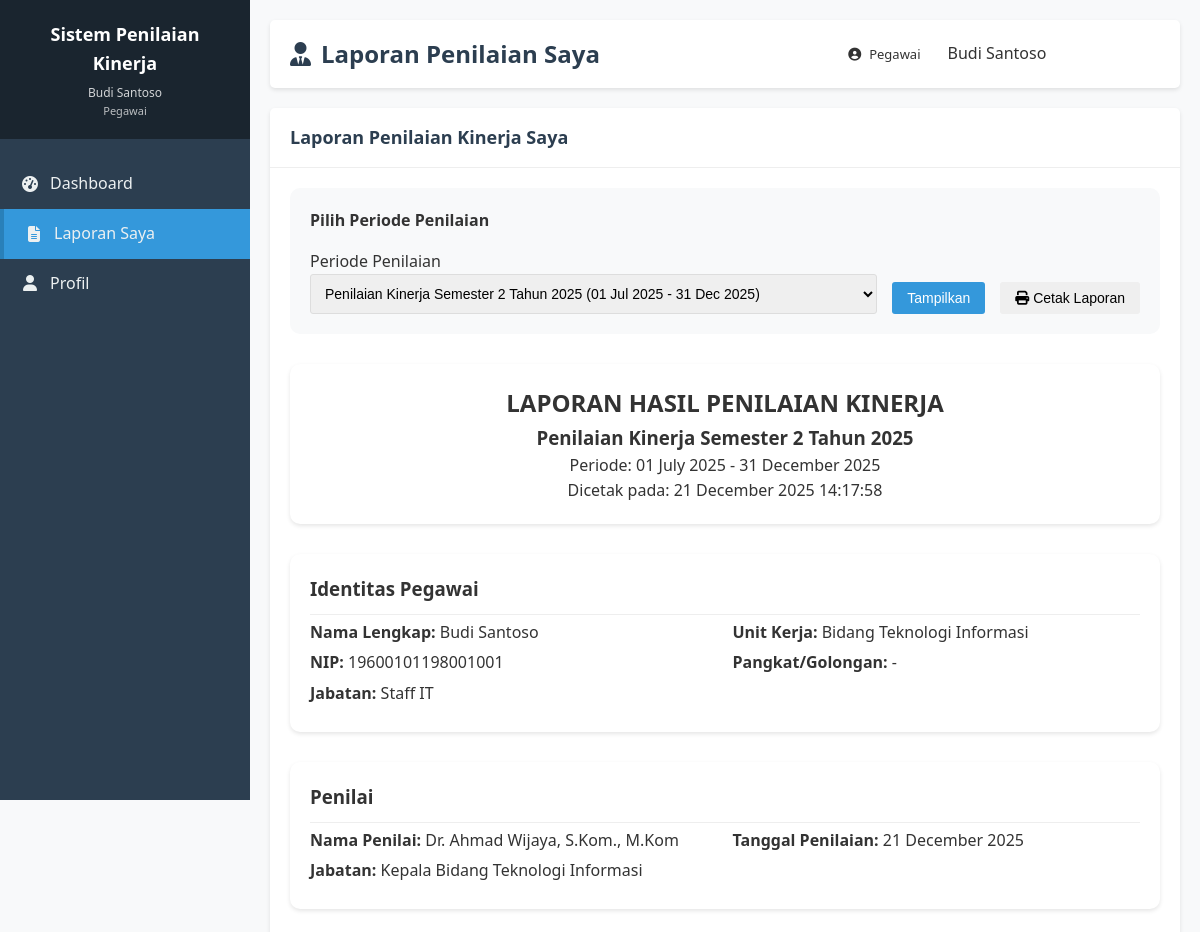
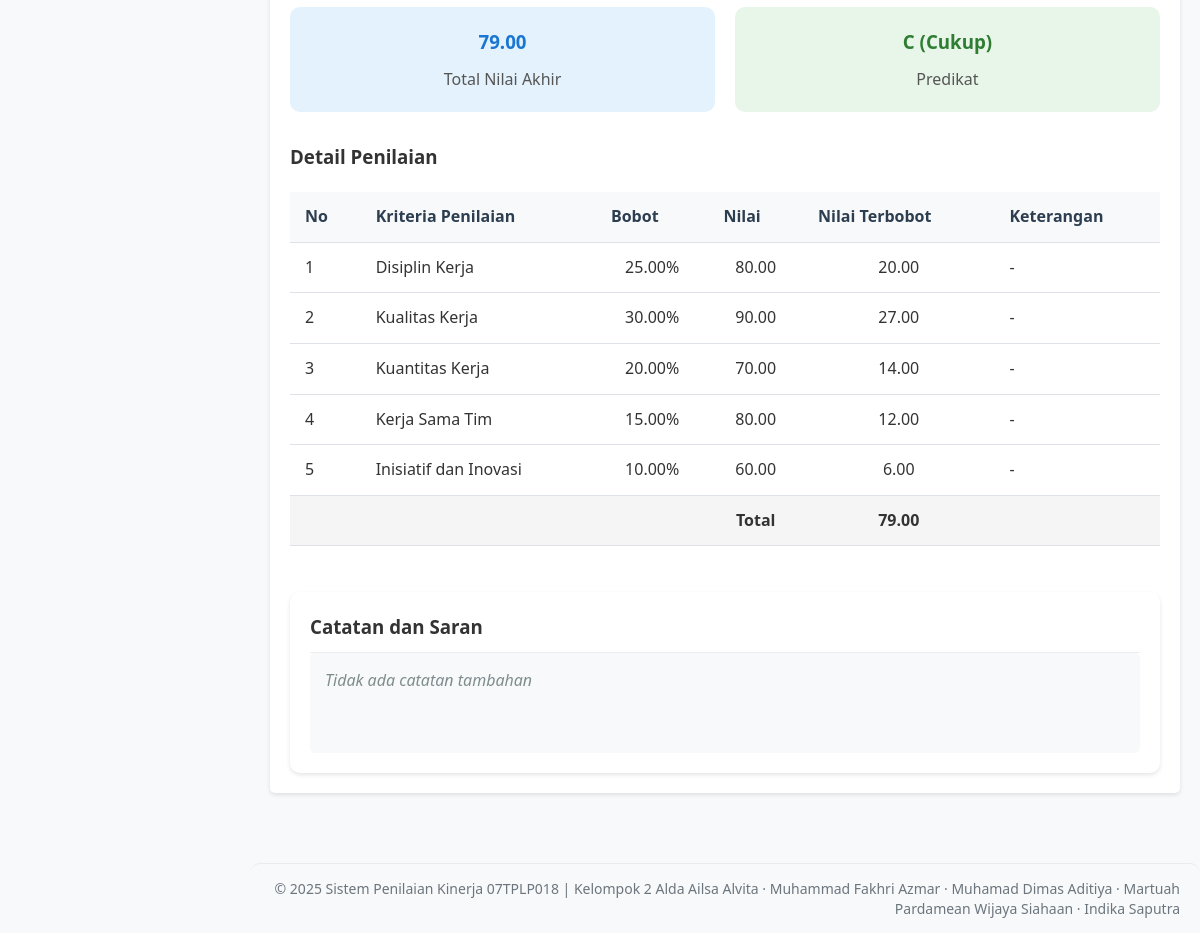
/pegawai/laporan.php (signed in), run on the app's committed database (2 pictures, top to bottom).
### tables this page shows
CREATE TABLE `periode_penilaian` (
  `id` int(11) NOT NULL,
  `nama_periode` varchar(100) NOT NULL,
  `tanggal_mulai` date NOT NULL,
  `tanggal_selesai` date NOT NULL,
  `status` enum('aktif','selesai','draft') NOT NULL DEFAULT 'draft',
  `created_at` timestamp NOT NULL DEFAULT current_timestamp(),
  `updated_at` timestamp NOT NULL DEFAULT current_timestamp() ON UPDATE current_timestamp()
);

CREATE TABLE `pegawai` (
  `id` int(11) NOT NULL,
  `user_id` int(11) DEFAULT NULL,
  `nip` varchar(50) NOT NULL,
  `nama_depan` varchar(100) DEFAULT NULL,
  `nama_belakang` varchar(100) DEFAULT NULL,
  `nama_lengkap` varchar(255) NOT NULL,
  `jabatan` varchar(100) NOT NULL,
  `unit_kerja` varchar(100) DEFAULT NULL,
  `email` varchar(100) DEFAULT NULL,
  `no_telp` varchar(20) DEFAULT NULL,
  `created_at` timestamp NOT NULL DEFAULT current_timestamp(),
  `updated_at` timestamp NOT NULL DEFAULT current_timestamp() ON UPDATE current_timestamp()
);

CREATE TABLE `penilaian` (
  `id` int(11) NOT NULL,
  `periode_id` int(11) NOT NULL,
  `pegawai_id` int(11) NOT NULL,
  `penilai_id` int(11) NOT NULL,
  `tanggal_penilaian` date NOT NULL,
  `status` enum('draft','selesai') NOT NULL DEFAULT 'draft',
  `catatan` text DEFAULT NULL,
  `created_at` timestamp NOT NULL DEFAULT current_timestamp(),
  `updated_at` timestamp NOT NULL DEFAULT current_timestamp() ON UPDATE current_timestamp()
);

CREATE TABLE `penilai` (
  `id` int(11) NOT NULL,
  `user_id` int(11) NOT NULL,
  `nama_penilai` varchar(255) NOT NULL,
  `jabatan` varchar(100) NOT NULL,
  `created_at` timestamp NOT NULL DEFAULT current_timestamp(),
  `updated_at` timestamp NOT NULL DEFAULT current_timestamp() ON UPDATE current_timestamp()
);

CREATE TABLE `detail_penilaian` (
  `id` int(11) NOT NULL,
  `penilaian_id` int(11) NOT NULL,
  `kriteria_id` int(11) NOT NULL,
  `nilai` decimal(5,2) NOT NULL DEFAULT 0.00,
  `catatan` text DEFAULT NULL,
  `created_at` timestamp NOT NULL DEFAULT current_timestamp(),
  `updated_at` timestamp NOT NULL DEFAULT current_timestamp() ON UPDATE current_timestamp()
);

CREATE TABLE `kriteria` (
  `id` int(11) NOT NULL,
  `kode_kriteria` varchar(10) NOT NULL,
  `nama_kriteria` varchar(255) NOT NULL,
  `deskripsi` text DEFAULT NULL,
  `bobot` decimal(5,2) NOT NULL DEFAULT 0.00,
  `created_at` timestamp NOT NULL DEFAULT current_timestamp(),
  `updated_at` timestamp NOT NULL DEFAULT current_timestamp() ON UPDATE current_timestamp(),
  `status` enum('Aktif','Tidak Aktif') DEFAULT 'Aktif'
);

### pegawai/laporan.php (the view, shortened to what this page needs)
<?php
$db = new Database();
$conn = $db->getConnection();
$user_id = $_SESSION['user_id'];
$pegawai_query = "SELECT * FROM pegawai WHERE user_id = '$user_id' LIMIT 1";
$pegawai_result = $conn->query($pegawai_query);
$pegawai = $pegawai_result->fetch_assoc();
$pegawai_id = $pegawai['id'];
$periods_query = "
    SELECT DISTINCT pp.*
    FROM periode_penilaian pp
    JOIN penilaian p ON pp.id = p.periode_id
    WHERE p.pegawai_id = '$pegawai_id'
    AND p.status = 'selesai'
    ORDER BY pp.tanggal_mulai DESC
";
$periods = $conn->query($periods_query);
$periode_id = isset($_GET['periode_id']) ? $db->escapeString($_GET['periode_id']) : '';
if (!$periode_id && $periods->num_rows > 0) {
    $periods->data_seek(0);
    $periode_id = $periods->fetch_assoc()['id'];
    $periods->data_seek(0);
}
$penilaian_data = [];
$periode = null;
if ($periode_id) {
    $periode_query = "SELECT * FROM periode_penilaian WHERE id = '$periode_id'";
    $periode_result = $conn->query($periode_query);
    $periode = $periode_result->fetch_assoc();
    if ($periode) {
        $penilaian_query = "
            SELECT
                p.*,
                pl.nama_penilai,
                pl.jabatan as jabatan_penilai,
                (SELECT AVG(nilai) FROM detail_penilaian WHERE penilaian_id = p.id) as rata_rata_nilai
            FROM penilaian p
            JOIN penilai pl ON p.penilai_id = pl.id
            WHERE p.pegawai_id = '$pegawai_id'
            AND p.periode_id = '$periode_id'
            AND p.status = 'selesai'
            ORDER BY p.tanggal_penilaian DESC
            LIMIT 1
        ";
        $penilaian_result = $conn->query($penilaian_query);
        if ($penilaian_result->num_rows > 0) {
            $penilaian = $penilaian_result->fetch_assoc();
            $penilaian_id = $penilaian['id'];
            $detail_query = "
                SELECT
                    d.*,
                    k.nama_kriteria,
                    k.bobot,
                    (d.nilai * k.bobot / 100) as nilai_terbobot
                FROM detail_penilaian d
                JOIN kriteria k ON d.kriteria_id = k.id
                WHERE d.penilaian_id = '$penilaian_id'
                ORDER BY k.id
            ";
            $detail_result = $conn->query($detail_query);
            $total_nilai_terbobot = 0;
            $penilaian_data = [];
            while ($row = $detail_result->fetch_assoc()) {
                $penilaian_data[] = $row;
                $total_nilai_terbobot += $row['nilai_terbobot'];
            }
            $penilaian['total_nilai_terbobot'] = $total_nilai_terbobot;
            if ($total_nilai_terbobot >= 90) {
                $penilaian['grade'] = 'A (Sangat Baik)';
                $penilaian['grade_class'] = 'grade-a';
            } elseif ($total_nilai_terbobot >= 80) {
                $penilaian['grade'] = 'B (Baik)';
                $penilaian['grade_class'] = 'grade-b';
            } elseif ($total_nilai_terbobot >= 70) {
                $penilaian['grade'] = 'C (Cukup)';
                $penilaian['grade_class'] = 'grade-c';
            } elseif ($total_nilai_terbobot >= 60) {
                $penilaian['grade'] = 'D (Kurang)';
                $penilaian['grade_class'] = 'grade-d';
            } else {
                $penilaian['grade'] = 'E (Sangat Kurang)';
                $penilaian['grade_class'] = 'grade-e';
            }
        }
    }
}
require_once '../includes/header.php';
?>
<div class="card">
    <div class="card-header">
        <h2>Laporan Penilaian Kinerja Saya</h2>
    </div>
    <div class="card-body">
        <div style="margin-bottom: 30px; padding: 20px; background: #f8f9fa; border-radius: 10px;">
            <h4 style="margin-bottom: 15px;">Pilih Periode Penilaian</h4>
            <form method="GET" action="" style="display: flex; gap: 15px; align-items: flex-end;">
                <div style="flex: 1;">
                    <label>Periode Penilaian</label>
                    <select name="periode_id" class="form-control" onchange="this.form.submit()">
                        <?php if ($periods->num_rows > 0): ?>
                            <?php while ($row = $periods->fetch_assoc()): ?>
                                <option value="<?php echo $row['id']; ?>" <?php echo ($periode_id == $row['id']) ? 'selected' : ''; ?>>
                                    <?php echo $row['nama_periode'] . ' (' . date('d M Y', strtotime($row['tanggal_mulai'])) . ' - ' . date('d M Y', strtotime($row['tanggal_selesai'])) . ')' ?>
                                </option>
                            <?php endwhile; ?>
                        <?php endif; ?>
                    </select>
                </div>
                <button type="submit" class="btn btn-primary">Tampilkan</button>
                <?php if ($periode_id && !empty($penilaian)): ?>
                    <button onclick="window.print()" class="btn btn-secondary">
                        <i class="fas fa-print"></i> Cetak Laporan
                    </button>
                <?php endif; ?>
            </form>
        </div>
        <?php if ($periode && !empty($penilaian)): ?>
        <div id="print-area">
            <div style="text-align: center; margin-bottom: 30px; padding: 20px; background: white; border-radius: 10px; box-shadow: 0 2px 4px rgba(0,0,0,0.1);">
                <h2>LAPORAN HASIL PENILAIAN KINERJA</h2>
                <h3><?php echo $periode['nama_periode']; ?></h3>
                <p>Periode: <?php echo date('d F Y', strtotime($periode['tanggal_mulai'])) . ' - ' . date('d F Y', strtotime($periode['tanggal_selesai'])); ?></p>
                <p>Dicetak pada: <?php echo date('d F Y H:i:s'); ?></p>
            </div>
            <div style="margin-bottom: 30px; padding: 20px; background: white; border-radius: 10px; box-shadow: 0 2px 4px rgba(0,0,0,0.1);">
                <h3 style="margin-top: 0; padding-bottom: 10px; border-bottom: 1px solid #eee;">Identitas Pegawai</h3>
                <div style="display: grid; grid-template-columns: 1fr 1fr; gap: 15px;">
                    <div>
                        <p style="margin: 5px 0;"><strong>Nama Lengkap:</strong> <?php echo htmlspecialchars($pegawai['nama_lengkap']); ?></p>
                        <p style="margin: 5px 0;"><strong>NIP:</strong> <?php echo isset($pegawai['nip']) ? htmlspecialchars($pegawai['nip']) : '-'; ?></p>
                        <p style="margin: 5px 0;"><strong>Jabatan:</strong> <?php echo isset($pegawai['jabatan']) ? htmlspecialchars($pegawai['jabatan']) : '-'; ?></p>
                    </div>
                    <div>
                        <p style="margin: 5px 0;"><strong>Unit Kerja:</strong> <?php echo isset($pegawai['unit_kerja']) ? htmlspecialchars($pegawai['unit_kerja']) : '-'; ?></p>
                        <p style="margin: 5px 0;"><strong>Pangkat/Golongan:</strong> <?php echo isset($pegawai['pangkat_golongan']) ? htmlspecialchars($pegawai['pangkat_golongan']) : '-'; ?></p>
                    </div>
                </div>
            </div>
            <div style="margin-bottom: 30px; padding: 20px; background: white; border-radius: 10px; box-shadow: 0 2px 4px rgba(0,0,0,0.1);">
                <h3 style="margin-top: 0; padding-bottom: 10px; border-bottom: 1px solid #eee;">Penilai</h3>
                <div style="display: grid; grid-template-columns: 1fr 1fr; gap: 15px;">
                    <div>
                        <p style="margin: 5px 0;"><strong>Nama Penilai:</strong> <?php echo htmlspecialchars($penilaian['nama_penilai']); ?></p>
                        <p style="margin: 5px 0;"><strong>Jabatan:</strong> <?php echo htmlspecialchars($penilaian['jabatan_penilai']); ?></p>
                    </div>
                    <div>
                        <p style="margin: 5px 0;"><strong>Tanggal Penilaian:</strong> <?php echo date('d F Y', strtotime($penilaian['tanggal_penilaian'])); ?></p>
                    </div>
                </div>
            </div>
            <div style="display: grid; grid-template-columns: repeat(auto-fit, minmax(200px, 1fr)); gap: 20px; margin-bottom: 30px;">
                <div style="background: #e3f2fd; padding: 20px; border-radius: 10px; text-align: center;">
                    <h3 style="margin: 0 0 10px 0; color: #1976d2;"><?php echo number_format($penilaian['total_nilai_terbobot'], 2); ?></h3>
                    <p style="margin: 0; color: #555;">Total Nilai Akhir</p>
                </div>
                <div style="background: #e8f5e9; padding: 20px; border-radius: 10px; text-align: center;">
                    <h3 style="margin: 0 0 10px 0; color: #2e7d32;" class="<?php echo $penilaian['grade_class']; ?>">
                        <?php echo $penilaian['grade']; ?>
                    </h3>
                    <p style="margin: 0; color: #555;">Predikat</p>
                </div>
            </div>
            <div style="margin-bottom: 30px;">
                <h3 style="margin-bottom: 20px;">Detail Penilaian</h3>
                <div class="table-responsive" style="width:100%">
                    <table class="data-table">
                        <thead>
                            <tr>
                                <th>No</th>
                                <th>Kriteria Penilaian</th>
                                <th>Bobot</th>
                                <th>Nilai</th>
                                <th>Nilai Terbobot</th>
                                <th>Keterangan</th>
                            </tr>
                        </thead>
                        <tbody>
                            <?php
                            $no = 1;
                            foreach ($penilaian_data as $row):
                            ?>
                                <tr>
                                    <td><?php echo $no++; ?></td>
                                    <td><?php echo htmlspecialchars($row['nama_kriteria']); ?></td>
                                    <td style="text-align: center;"><?php echo $row['bobot']; ?>%</td>
                                    <td style="text-align: center;"><?php echo number_format($row['nilai'], 2); ?></td>
                                    <td style="text-align: center;"><?php echo number_format($row['nilai_terbobot'], 2); ?></td>
                                    <td><?php echo !empty($row['keterangan']) ? nl2br(htmlspecialchars($row['keterangan'])) : '-'; ?></td>
                                </tr>
                            <?php endforeach; ?>
                            <tr style="font-weight: bold; background-color: #f5f5f5;">
                                <td colspan="3"></td>
                                <td style="text-align: center;">Total</td>
                                <td style="text-align: center;"><?php echo number_format($penilaian['total_nilai_terbobot'], 2); ?></td>
                                <td></td>
                            </tr>
                        </tbody>
                    </table>
                </div>
            </div>
            <div style="padding: 20px; background: white; border-radius: 10px; box-shadow: 0 2px 4px rgba(0,0,0,0.1);">
                <h3 style="margin-top: 0; padding-bottom: 10px; border-bottom: 1px solid #eee;">Catatan dan Saran</h3>
                <div style="background: #f8f9fa; padding: 15px; border-radius: 5px; min-height: 100px;">
                    <?php if (!empty($penilaian['catatan'])): ?>
                        <?php echo nl2br(htmlspecialchars($penilaian['catatan'])); ?>
                    <?php else: ?>
                        <p style="color: #7f8c8d; font-style: italic;">Tidak ada catatan tambahan</p>
                    <?php endif; ?>
                </div>
            </div>
        <?php endif; ?>
    </div>
    </div>
</div>
<?php require_once '../includes/footer.php'; ?>

### assets/css/style.css (style rules this page uses)
* { margin: 0; padding: 0; box-sizing: border-box; }
body { font-family: 'Segoe UI', Tahoma, Geneva, Verdana, sans-serif; background-color: #f8f9fa; color: #333; line-height: 1.6; }
.card { background-color: white; border-radius: 5px; box-shadow: 0 2px 4px rgba(0,0,0,0.1); margin-bottom: 20px; }
.card-header { padding: 15px 20px; border-bottom: 1px solid #eee; display: flex; justify-content: space-between; align-items: center; }
.card-header h2 { font-size: 18px; color: #2c3e50; }
.card-body { padding: 20px; }
table { width: 100%; border-collapse: collapse; }
table th, table td { padding: 12px 15px; text-align: left; border-bottom: 1px solid #eee; }
table th { background-color: #f8f9fa; font-weight: 600; color: #2c3e50; }
.btn { padding: 8px 15px; border: none; border-radius: 3px; cursor: pointer; font-size: 14px; transition: background-color 0.3s; text-decoration: none; display: inline-block; }
.btn-primary { background-color: #3498db; color: white; }
.form-control { width: 100%; padding: 10px; border: 1px solid #ddd; border-radius: 3px; font-size: 14px; }

### includes/header.php (style rules this page uses)
.table-responsive { overflow-x: auto; }
.data-table { width: 100%; border-collapse: collapse; }
.data-table thead { background: #f8f9fa; }
.data-table th { padding: 12px 15px; text-align: left; font-weight: 600; color: #2c3e50; border-bottom: 2px solid #dee2e6; }
.data-table td { padding: 12px 15px; border-bottom: 1px solid #dee2e6; }

### pegawai/laporan.php (style rules this page uses)
.grade-c { color: #f39c12; }
.data-table { width: 100%; border-collapse: collapse; margin-bottom: 1rem; background-color: transparent; }
.data-table th, .data-table td { padding: 12px 15px; text-align: left; border-bottom: 1px solid #dee2e6; }
.data-table th { background-color: #f8f9fa; font-weight: 600; }
.table-responsive { display: block; width: 100%; overflow-x: auto; -webkit-overflow-scrolling: touch; }

### data on the page
periode_penilaian: nama_periode "Penilaian Kinerja Semester 2 Tahun 2025", tanggal_mulai "01 July 2025", tanggal_selesai "31 December 2025"
pegawai: nama_lengkap "Budi Santoso", nip "19600101198001001", jabatan "Staff IT", unit_kerja "Bidang Teknologi Informasi"
penilaian: penilai.nama_penilai "Dr. Ahmad Wijaya, S.Kom., M.Kom", penilai.jabatan "Kepala Bidang Teknologi Informasi", tanggal_penilaian "21 December 2025"
detail_penilaian: kriteria.nama_kriteria "Disiplin Kerja", kriteria.bobot "25.00", nilai "80.00", nilai_terbobot "20.00"
detail_penilaian: kriteria.nama_kriteria "Kualitas Kerja", kriteria.bobot "30.00", nilai "90.00", nilai_terbobot "27.00"
detail_penilaian: kriteria.nama_kriteria "Kuantitas Kerja", kriteria.bobot "20.00", nilai "70.00", nilai_terbobot "14.00"
detail_penilaian: kriteria.nama_kriteria "Kerja Sama Tim", kriteria.bobot "15.00", nilai "80.00", nilai_terbobot "12.00"
detail_penilaian: kriteria.nama_kriteria "Inisiatif dan Inovasi", kriteria.bobot "10.00", nilai "60.00", nilai_terbobot "6.00"

### other printed values
$_SESSION['nama_lengkap'] "Budi Santoso"
$page_title "Laporan Penilaian Saya"
$role "Pegawai"
$penilaian['total_nilai_terbobot'] "79.00"
$penilaian['grade'] "C (Cukup)"
form field periode_id "Penilaian Kinerja Semester 2 Tahun 2025 (01 Jul 2025 - 31 Dec 2025)"
